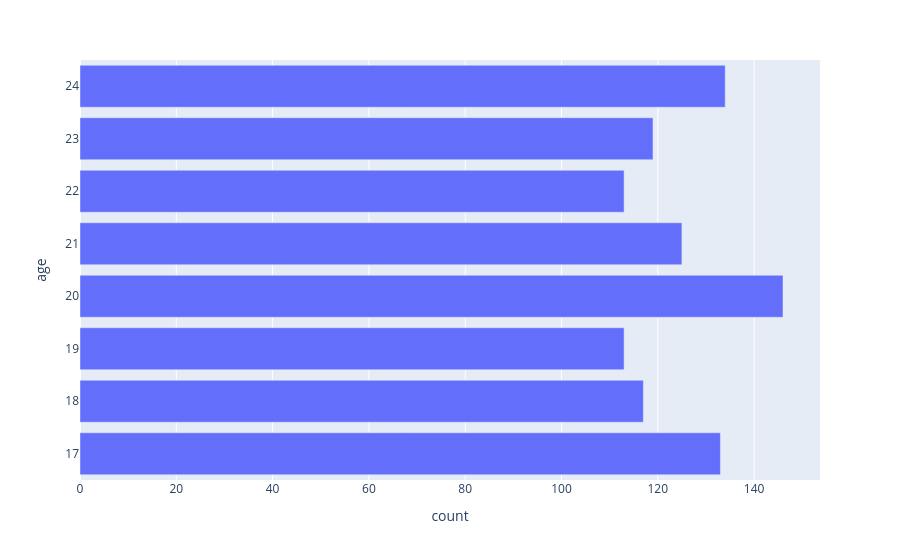

The code cell stored with this chart in its notebook:
### Code cell
px.bar(df['age'].value_counts(),df['age'].value_counts())

### Figure 1 — Plotly figure (JSON) as saved in the notebook; plotly's stock layout.template omitted (floating-point values rounded to 4 significant figures)
{"data": [{"hovertemplate": "count=%{x}<br>age=%{y}<extra></extra>", "legendgroup": "", "marker": {"color": "#636efa", "pattern": {"shape": ""}}, "name": "", "orientation": "h", "showlegend": false, "textposition": "auto", "type": "bar", "x": [146, 134, 133, 125, 119, 117, 113, 113], "xaxis": "x", "y": [20, 24, 17, 21, 23, 18, 19, 22], "yaxis": "y"}], "layout": {"barmode": "relative", "legend": {"tracegroupgap": 0}, "margin": {"t": 60}, "xaxis": {"anchor": "y", "domain": [0, 1], "title": {"text": "count"}}, "yaxis": {"anchor": "x", "domain": [0, 1], "title": {"text": "age"}}}}
